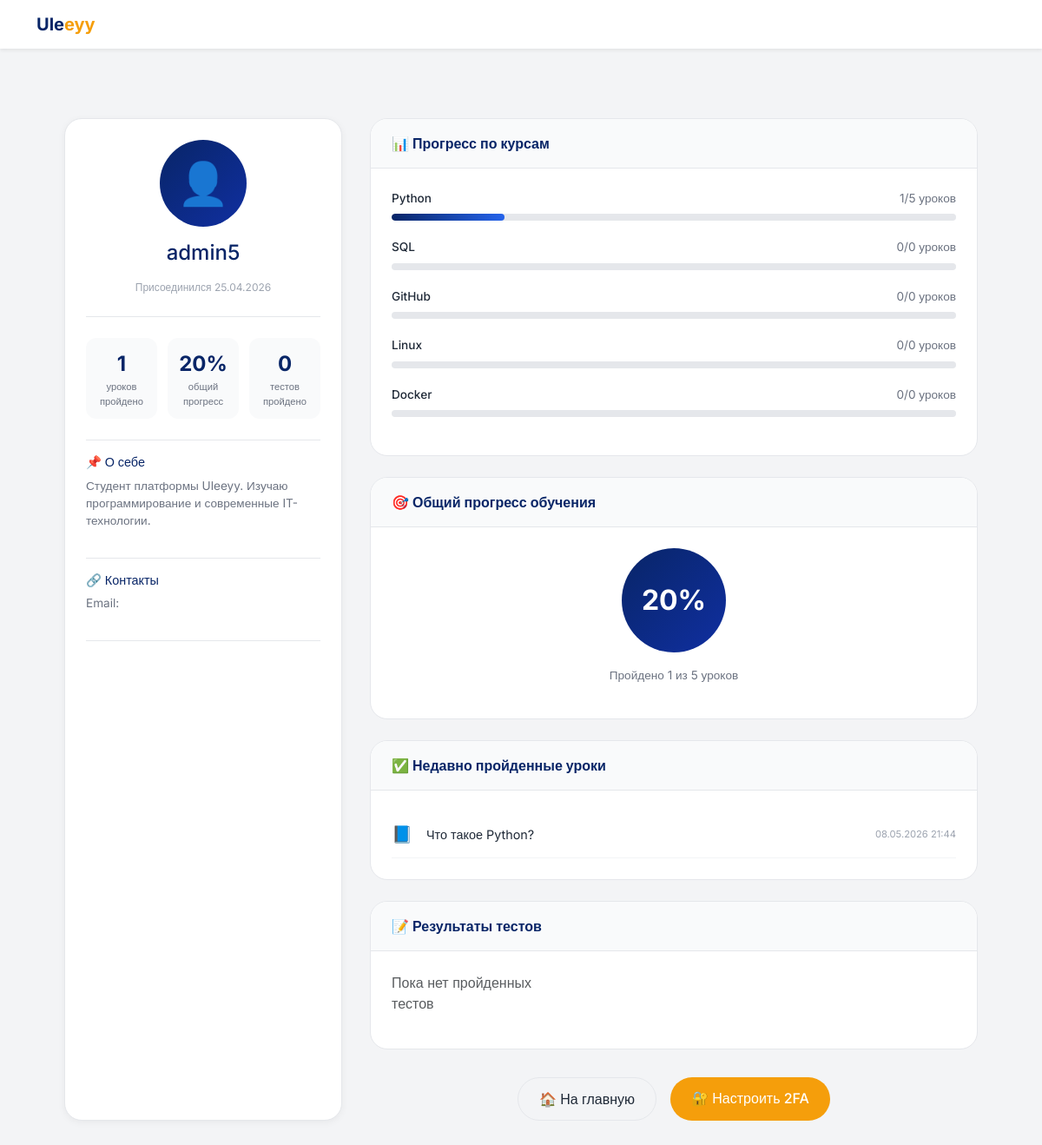
/accounts/profile/ (signed in), run on the app's committed database.
### courses/models.py (models this page shows, shortened)
class Course(models.Model):
    title = models.CharField(max_length=200)
    description = models.TextField()
    image = models.ImageField(upload_to="courses/", blank=True)
    created_at = models.DateTimeField(auto_now_add=True)

class UserProgress(models.Model):
    user = models.ForeignKey(User, on_delete=models.CASCADE, related_name="progress")
    lesson = models.ForeignKey(Lesson, on_delete=models.CASCADE)
    is_completed = models.BooleanField(default=False)
    completed_at = models.DateTimeField(auto_now_add=True)
    class Meta:
        unique_together = ["user", "lesson"]
        ordering = ["completed_at"]

class Lesson(models.Model):
    module = models.ForeignKey(Module, on_delete=models.CASCADE, related_name="lessons")
    title = models.CharField(max_length=200)
    content = models.TextField()
    video_url = models.URLField(blank=True)
    order = models.IntegerField()
    class Meta:
        ordering = ["order"]

### accounts/views.py (the view)
# urls.py: path("profile/", views.profile_view, name="profile"),
@login_required
def profile_view(request):
    user = request.user
    completed_lessons = UserProgress.objects.filter(user=user, is_completed=True)
    total_completed = completed_lessons.count()
    all_lessons = Lesson.objects.all()
    total_lessons = all_lessons.count()
    progress_percentage = (
        int((total_completed / total_lessons) * 100) if total_lessons > 0 else 0
    )
    test_results = TestResult.objects.filter(user=user)[:10]
    courses = Course.objects.all()
    course_progress = []
    for course in courses:
        lessons_in_course = Lesson.objects.filter(module__course=course).count()
        completed_in_course = UserProgress.objects.filter(
            user=user, is_completed=True, lesson__module__course=course
        ).count()
        course_percentage = (
            int((completed_in_course / lessons_in_course) * 100)
            if lessons_in_course > 0
            else 0
        )
        course_progress.append(
            {
                "course": course,
                "completed": completed_in_course,
                "total": lessons_in_course,
                "percentage": course_percentage,
            }
        )
    recent_lessons = UserProgress.objects.filter(user=user, is_completed=True).order_by(
        "-completed_at"
    )[:5]
    context = {
        "user": user,
        "total_completed": total_completed,
        "total_lessons": total_lessons,
        "progress_percentage": progress_percentage,
        "test_results": test_results,
        "course_progress": course_progress,
        "recent_lessons": recent_lessons,
    }
    return render(request, "accounts/profile.html", context)

### accounts/templates/accounts/profile.html (shortened to what this page needs)
{% extends 'base.html' %}
{% block content %}
<div class="profile-container">
    <div class="profile-grid">
        <div class="profile-sidebar">
            <div class="avatar-section">
                <div class="avatar">
                    👤
                </div>
                <h2>{{ user.username }}</h2>
                <div class="join-date">Присоединился {{ user.date_joined|date:"d.m.Y" }}</div>
            </div>
            <div class="stats-grid">
                <div class="stat-card">
                    <div class="stat-value">{{ total_completed }}</div>
                    <div class="stat-label">уроков пройдено</div>
                </div>
                <div class="stat-card">
                    <div class="stat-value">{{ progress_percentage }}%</div>
                    <div class="stat-label">общий прогресс</div>
                </div>
                <div class="stat-card">
                    <div class="stat-value">{{ test_results|length }}</div>
                    <div class="stat-label">тестов пройдено</div>
                </div>
            </div>
            <div class="info-block">
                <h3>📌 О себе</h3>
                <p>Студент платформы Uleeyy. Изучаю программирование и современные IT-технологии.</p>
            </div>
            <div class="info-block">
                <h3>🔗 Контакты</h3>
                <p>Email: {{ user.email }}</p>
            </div>
        </div>
        <div class="profile-main">
            <div class="card">
                <div class="card-header">
                    <span>📊 Прогресс по курсам</span>
                </div>
                <div class="card-body">
                    {% for cp in course_progress %}
                    <div class="progress-item">
                        <div class="progress-header">
                            <span class="course-name">{{ cp.course.title }}</span>
                            <span class="course-stats">{{ cp.completed }}/{{ cp.total }} уроков</span>
                        </div>
                        <div class="progress-bar-wrapper">
                            <div class="progress-bar-fill" style="width: {{ cp.percentage }}%;"></div>
                        </div>
                    </div>
                    {% empty %}
                    <p class="text-muted">Нет курсов</p>
                    {% endfor %}
                </div>
            </div>
            <div class="card">
                <div class="card-header">
                    <span>🎯 Общий прогресс обучения</span>
                </div>
                <div class="card-body text-center">
                    <div class="big-progress">
                        <div class="big-progress-circle">
                            <span class="big-progress-value">{{ progress_percentage }}%</span>
                        </div>
                    </div>
                    <p class="progress-text">Пройдено {{ total_completed }} из {{ total_lessons }} уроков</p>
                </div>
            </div>
            <div class="card">
                <div class="card-header">
                    <span>✅ Недавно пройденные уроки</span>
                </div>
                <div class="card-body">
                    <ul class="lessons-list">
                        {% for progress in recent_lessons %}
                        <li>
                            <span class="lesson-icon">📘</span>
                            <span class="lesson-name">{{ progress.lesson.title }}</span>
                            <span class="lesson-date">{{ progress.completed_at|date:"d.m.Y H:i" }}</span>
                        </li>
                        {% empty %}
                        <li class="text-muted">Пока нет пройденных уроков</li>
                        {% endfor %}
                    </ul>
                </div>
            </div>
            <div class="card">
                <div class="card-header">
                    <span>📝 Результаты тестов</span>
                </div>
                <div class="card-body">
                    <div class="tests-grid">
                        {% for result in test_results %}
                        <div class="test-card {% if result.passed %}test-passed{% else %}test-failed{% endif %}">
                            <div class="test-name">{{ result.test.lesson.title }}</div>
                            <div class="test-score">{{ result.percentage }}%</div>
                            <div class="test-status">
                                {% if result.passed %}
                                ✅ Сдано
                                {% else %}
                                ❌ Не сдано
                                {% endif %}
                            </div>
                        </div>
                        {% empty %}
                        <p class="text-muted">Пока нет пройденных тестов</p>
                        {% endfor %}
                    </div>
                </div>
            </div>
            <div class="action-buttons">
                <a href="/" class="btn-home">🏠 На главную</a>
                <a href="{% url 'accounts:setup_2fa' %}" class="btn-2fa">🔐 Настроить 2FA</a>
            </div>
        </div>
    </div>
</div>
{% endblock %}

### accounts/templates/base.html (style rules this page uses)
body { font-family: 'Inter', sans-serif; background-color: #F3F4F6; }

### accounts/templates/accounts/profile.html (style rules this page uses)
.profile-container { max-width: 1280px; margin: 0 auto; padding: 2rem; }
.profile-grid { display: grid; grid-template-columns: 320px 1fr; gap: 2rem; }
.profile-sidebar { background: white; border-radius: 20px; padding: 1.5rem; box-shadow: 0 2px 8px rgba(0,0,0,0.05); border: 1px solid #E5E7EB; }
.avatar-section { text-align: center; padding-bottom: 1.5rem; border-bottom: 1px solid #E5E7EB; }
.avatar { width: 100px; height: 100px; background: linear-gradient(135deg, #082567, #102FA1); border-radius: 50%; display: flex; align-items: center; justify-content: center; font-size: 3rem; margin: 0 auto 1rem; color: white; }
.avatar-section h2 { font-size: 1.5rem; color: #082567; margin-bottom: 0.25rem; }
.join-date { color: #9CA3AF; font-size: 0.75rem; margin-top: 0.5rem; }
.stats-grid { display: grid; grid-template-columns: repeat(3, 1fr); gap: 0.75rem; padding: 1.5rem 0; border-bottom: 1px solid #E5E7EB; }
.stat-card { text-align: center; padding: 0.75rem; background: #F9FAFB; border-radius: 12px; }
.stat-value { font-size: 1.5rem; font-weight: 700; color: #082567; }
.stat-label { font-size: 0.7rem; color: #6B7280; }
.info-block { padding: 1rem 0; border-bottom: 1px solid #E5E7EB; }
.info-block h3 { font-size: 0.9rem; color: #082567; margin-bottom: 0.5rem; }
.info-block p { font-size: 0.85rem; color: #6B7280; }
.profile-main { display: flex; flex-direction: column; gap: 1.5rem; }
.card { background: white; border-radius: 20px; border: 1px solid #E5E7EB; overflow: hidden; }
.card-header { padding: 1rem 1.5rem; background: #F9FAFB; border-bottom: 1px solid #E5E7EB; font-weight: 600; color: #082567; }
.card-body { padding: 1.5rem; }
.progress-item { margin-bottom: 1.25rem; }
.progress-header { display: flex; justify-content: space-between; margin-bottom: 0.5rem; font-size: 0.85rem; }
.course-name { font-weight: 500; color: #1F2937; }
.course-stats { color: #6B7280; }
.progress-bar-wrapper { background: #E5E7EB; border-radius: 10px; height: 8px; overflow: hidden; }
.progress-bar-fill { background: linear-gradient(90deg, #082567, #2563EB); height: 100%; border-radius: 10px; transition: width 0.3s ease; }
.big-progress { text-align: center; margin-bottom: 1rem; }
.big-progress-circle { width: 120px; height: 120px; margin: 0 auto; background: linear-gradient(135deg, #082567, #102FA1); border-radius: 50%; display: flex; align-items: center; justify-content: center; }
.big-progress-value { font-size: 2rem; font-weight: 700; color: white; }
.progress-text { text-align: center; color: #6B7280; font-size: 0.85rem; }
.lessons-list { list-style: none; padding: 0; margin: 0; }
.lessons-list li { display: flex; align-items: center; gap: 1rem; padding: 0.75rem 0; border-bottom: 1px solid #F3F4F6; }
.lesson-icon { font-size: 1.2rem; }
.lesson-name { flex: 1; font-size: 0.9rem; color: #1F2937; }
.lesson-date { font-size: 0.7rem; color: #9CA3AF; }
.tests-grid { display: grid; grid-template-columns: repeat(auto-fill, minmax(200px, 1fr)); gap: 1rem; }
.action-buttons { display: flex; gap: 1rem; justify-content: center; margin-top: 0.5rem; }
.btn-home { display: inline-block; padding: 0.75rem 1.5rem; background: #F3F4F6; color: #1F2937; text-decoration: none; border-radius: 40px; font-weight: 500; transition: all 0.2s; border: 1px solid #E5E7EB; }
.btn-2fa { display: inline-block; padding: 0.75rem 1.5rem; background: #F59E0B; color: white; text-decoration: none; border-radius: 40px; font-weight: 500; transition: all 0.2s; }
.text-muted { color: #9CA3AF; }

### data on the page
Course: course "Python", completed "1", total "5", {{ cp.percentage }} 20 (drawn)
Course: course "SQL", completed "0", total "0"
Course: course "GitHub", completed "0", total "0"
Course: course "Linux", completed "0", total "0"
Course: course "Docker", completed "0", total "0"
UserProgress: lesson "Что такое Python?", completed_at "08.05.2026 21:44"

### other printed values
{{ user.username }} "admin5"
{{ user.date_joined|date:"d.m.Y" }} "25.04.2026"
{{ total_completed }} "1"
{{ progress_percentage }} "20"
{{ test_results|length }} "0"
{{ total_lessons }} "5"
